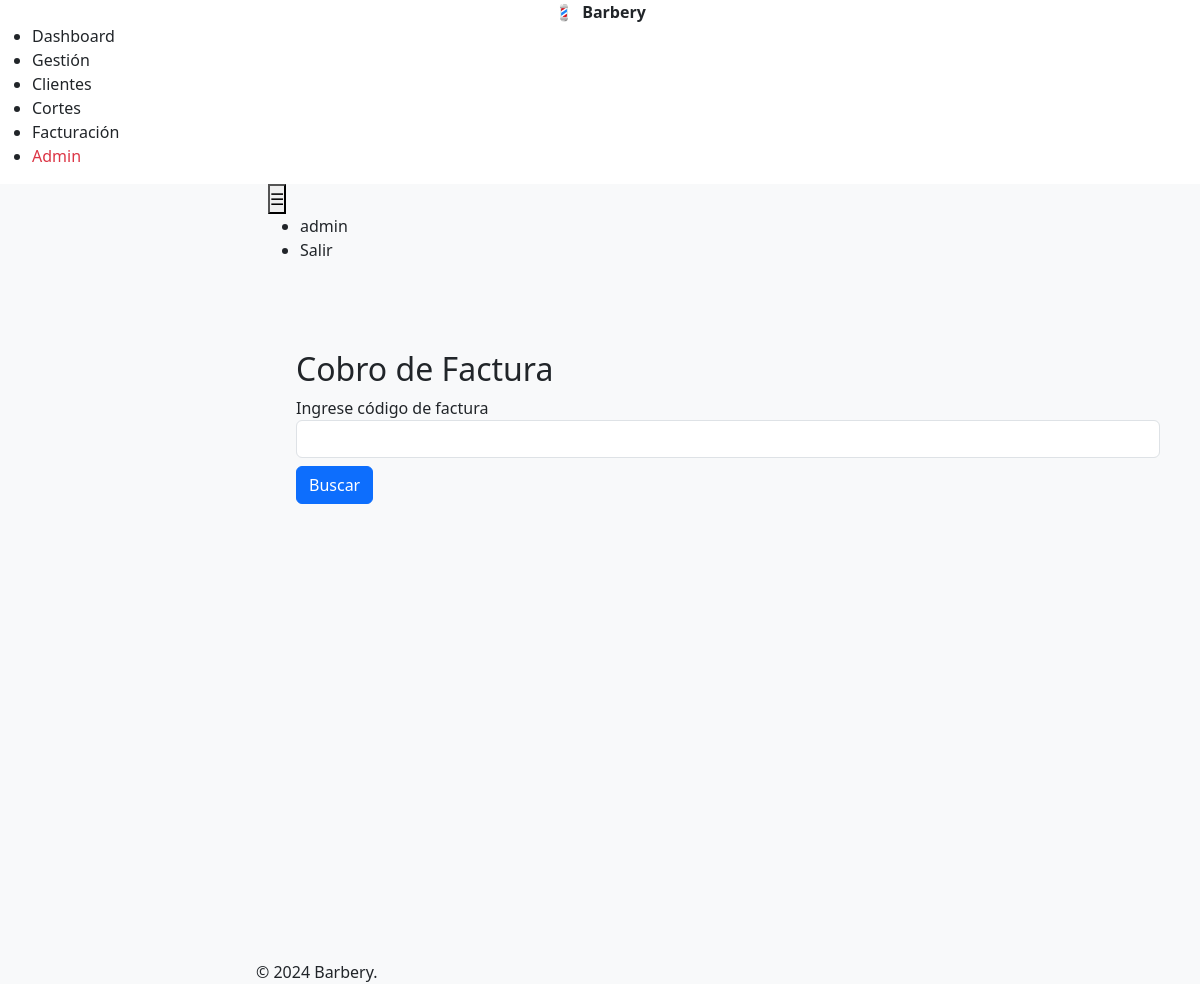
Page /facturacion/cobro/ (signed in) on the earlier database version.
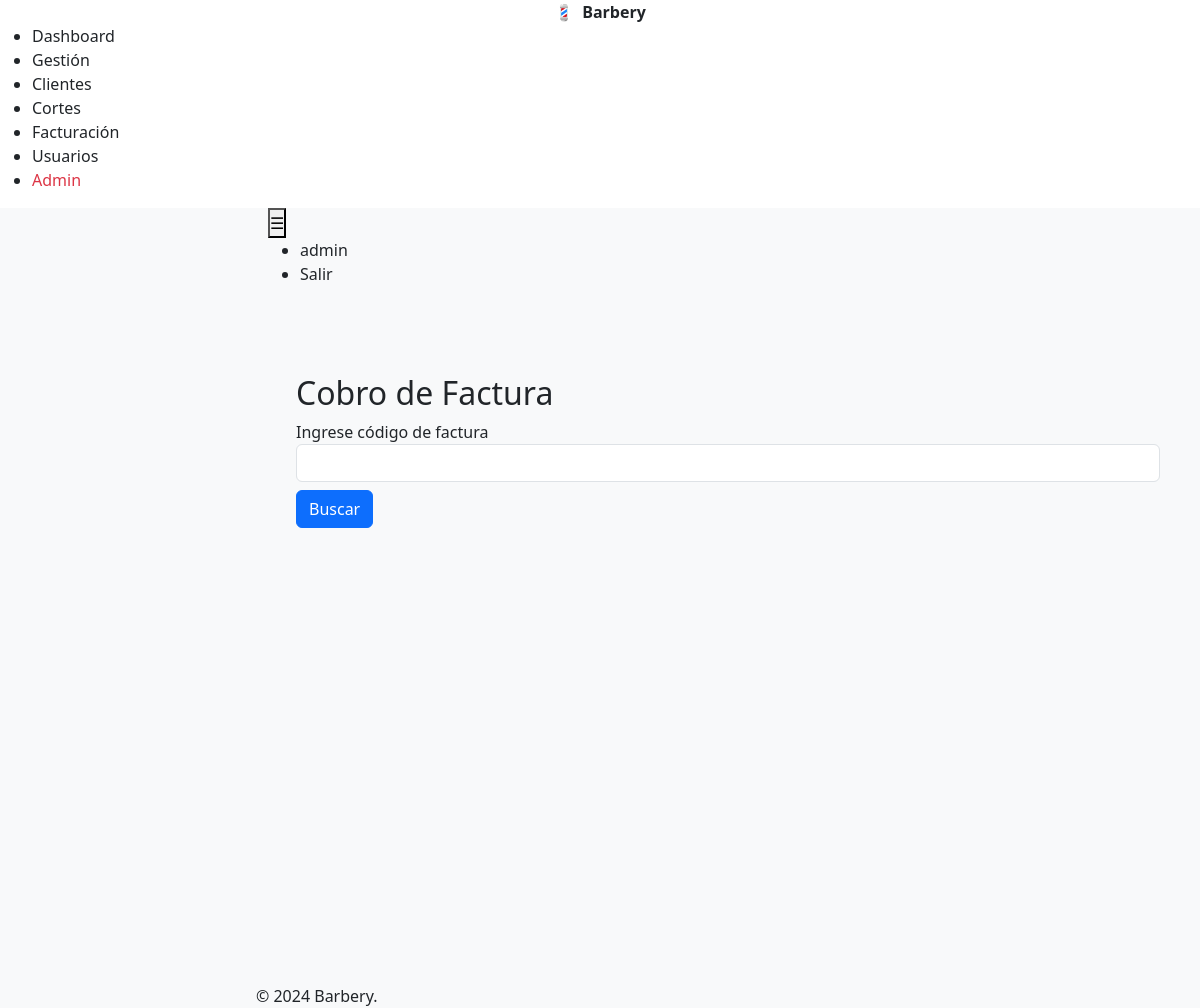
Same page on the later database version.
### facturacion/views.py (the view)
# urls.py: path('cobro/', views.cobro, name='cobro'),
@login_required
@role_required(['BARBERO', 'ESTILISTA'])
def cobro(request):
    return render(request, 'facturacion/cobro.html')

### templates/facturacion/cobro.html (shortened to what this page needs)
{% extends 'base.html' %}
{% block content %}
<div class="container mt-4">
  <h2>Cobro de Factura</h2>
  <div class="mb-3">
    <label>Ingrese código de factura</label>
    <input type="text" id="codigoFactura" class="form-control" maxlength="12">
    <button class="btn btn-primary mt-2" onclick="cargarFactura()">Buscar</button>
  </div>
</div>
{% endblock %}

Differences in the rows shown:
changed User "admin": rol "CAJERO" → "ADMIN" (drawn)
Other differences:
text now shown: "Usuarios"
